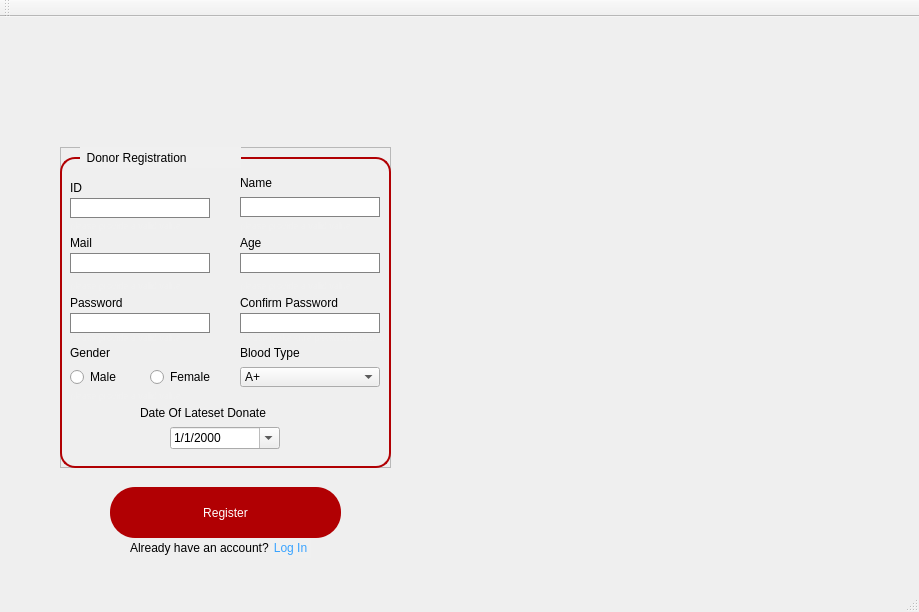
<?xml version="1.0" encoding="UTF-8"?>
<ui version="4.0">
 <class>DonorRegClass</class>
 <widget class="QMainWindow" name="DonorRegClass">
  <property name="geometry">
   <rect>
    <x>0</x>
    <y>0</y>
    <width>919</width>
    <height>612</height>
   </rect>
  </property>
  <property name="windowTitle">
   <string>Blood Bank Management System</string>
  </property>
  <property name="windowIcon">
   <iconset resource="RecipientReg.qrc">
    <normaloff>:/RecipientReg/toppng.com-blood-donation-png-picture-blood-donation-logo-3209x3905.png</normaloff>:/RecipientReg/toppng.com-blood-donation-png-picture-blood-donation-logo-3209x3905.png</iconset>
  </property>
  <property name="styleSheet">
   <string notr="true"/>
  </property>
  <widget class="QWidget" name="centralWidget">
   <widget class="QLabel" name="backimg">
    <property name="geometry">
     <rect>
      <x>0</x>
      <y>0</y>
      <width>921</width>
      <height>571</height>
     </rect>
    </property>
    <property name="styleSheet">
     <string notr="true">background-image:url(:/RecipientReg/bloodd.jpg);</string>
    </property>
    <property name="text">
     <string/>
    </property>
    <property name="pixmap">
     <pixmap resource="RecipientReg.qrc">:/RecipientReg/bloodd.jpg</pixmap>
    </property>
    <property name="scaledContents">
     <bool>true</bool>
    </property>
   </widget>
   <widget class="QFrame" name="frame_2">
    <property name="geometry">
     <rect>
      <x>60</x>
      <y>130</y>
      <width>331</width>
      <height>321</height>
     </rect>
    </property>
    <property name="font">
     <font>
      <underline>false</underline>
     </font>
    </property>
    <property name="styleSheet">
     <string notr="true"/>
    </property>
    <property name="frameShape">
     <enum>QFrame::StyledPanel</enum>
    </property>
    <property name="frameShadow">
     <enum>QFrame::Raised</enum>
    </property>
    <widget class="QLabel" name="label_2">
     <property name="geometry">
      <rect>
       <x>10</x>
       <y>30</y>
       <width>21</width>
       <height>21</height>
      </rect>
     </property>
     <property name="styleSheet">
      <string notr="true">font: 12pt &quot;Arial&quot;;</string>
     </property>
     <property name="text">
      <string>ID</string>
     </property>
    </widget>
    <widget class="QLineEdit" name="idTB">
     <property name="geometry">
      <rect>
       <x>10</x>
       <y>51</y>
       <width>140</width>
       <height>20</height>
      </rect>
     </property>
     <property name="font">
      <font>
       <underline>false</underline>
      </font>
     </property>
     <property name="styleSheet">
      <string notr="true">QLineEdit{
border:1px solid rgb(130, 130, 130) ;
border-radius:15px solid;
}

QLineEdit:focus{
border:1px solid rgb(175, 175, 175) ;
border-radius:15px solid;
border-bottom:2px solid rgb(157, 0, 3);
}
</string>
     </property>
     <property name="frame">
      <bool>true</bool>
     </property>
    </widget>
    <widget class="QLabel" name="label_3">
     <property name="geometry">
      <rect>
       <x>10</x>
       <y>80</y>
       <width>51</width>
       <height>31</height>
      </rect>
     </property>
     <property name="styleSheet">
      <string notr="true">font: 12pt &quot;Arial&quot;;</string>
     </property>
     <property name="text">
      <string>Mail</string>
     </property>
    </widget>
    <widget class="QLineEdit" name="mailTB">
     <property name="geometry">
      <rect>
       <x>10</x>
       <y>106</y>
       <width>140</width>
       <height>20</height>
      </rect>
     </property>
     <property name="styleSheet">
      <string notr="true">QLineEdit{
border:1px solid rgb(130, 130, 130) ;
border-radius:15px solid;
}

QLineEdit:focus{
border:1px solid rgb(175, 175, 175) ;
border-radius:15px solid;
border-bottom:2px solid rgb(157, 0, 3);
}
</string>
     </property>
    </widget>
    <widget class="QLabel" name="label_5">
     <property name="geometry">
      <rect>
       <x>10</x>
       <y>140</y>
       <width>101</width>
       <height>31</height>
      </rect>
     </property>
     <property name="styleSheet">
      <string notr="true">font: 12pt &quot;Arial&quot;;</string>
     </property>
     <property name="text">
      <string>Password</string>
     </property>
    </widget>
    <widget class="QLineEdit" name="passwordTB">
     <property name="geometry">
      <rect>
       <x>10</x>
       <y>166</y>
       <width>140</width>
       <height>20</height>
      </rect>
     </property>
     <property name="styleSheet">
      <string notr="true">QLineEdit{
border:1px solid rgb(130, 130, 130) ;
border-radius:15px solid;
}

QLineEdit:focus{
border:1px solid rgb(175, 175, 175) ;
border-radius:15px solid;
border-bottom:2px solid rgb(157, 0, 3);
}
</string>
     </property>
     <property name="echoMode">
      <enum>QLineEdit::Password</enum>
     </property>
    </widget>
    <widget class="QLabel" name="label_8">
     <property name="geometry">
      <rect>
       <x>10</x>
       <y>190</y>
       <width>81</width>
       <height>31</height>
      </rect>
     </property>
     <property name="styleSheet">
      <string notr="true">font: 12pt &quot;Arial&quot;;</string>
     </property>
     <property name="text">
      <string>Gender</string>
     </property>
    </widget>
    <widget class="QRadioButton" name="maleRB">
     <property name="geometry">
      <rect>
       <x>10</x>
       <y>220</y>
       <width>89</width>
       <height>20</height>
      </rect>
     </property>
     <property name="text">
      <string>Male</string>
     </property>
    </widget>
    <widget class="QRadioButton" name="femaleRB">
     <property name="geometry">
      <rect>
       <x>90</x>
       <y>220</y>
       <width>61</width>
       <height>20</height>
      </rect>
     </property>
     <property name="styleSheet">
      <string notr="true">border-color:red</string>
     </property>
     <property name="text">
      <string>Female</string>
     </property>
    </widget>
    <widget class="QLabel" name="label_4">
     <property name="geometry">
      <rect>
       <x>180</x>
       <y>20</y>
       <width>61</width>
       <height>31</height>
      </rect>
     </property>
     <property name="styleSheet">
      <string notr="true">font: 12pt &quot;Arial&quot;;</string>
     </property>
     <property name="text">
      <string>Name</string>
     </property>
    </widget>
    <widget class="QLabel" name="label_6">
     <property name="geometry">
      <rect>
       <x>180</x>
       <y>80</y>
       <width>51</width>
       <height>31</height>
      </rect>
     </property>
     <property name="styleSheet">
      <string notr="true">font: 12pt &quot;Arial&quot;;</string>
     </property>
     <property name="text">
      <string>Age</string>
     </property>
    </widget>
    <widget class="QLabel" name="label_7">
     <property name="geometry">
      <rect>
       <x>180</x>
       <y>140</y>
       <width>131</width>
       <height>31</height>
      </rect>
     </property>
     <property name="styleSheet">
      <string notr="true">font: 12pt &quot;Arial&quot;;</string>
     </property>
     <property name="text">
      <string>Confirm Password</string>
     </property>
    </widget>
    <widget class="QLabel" name="label_9">
     <property name="geometry">
      <rect>
       <x>180</x>
       <y>190</y>
       <width>121</width>
       <height>31</height>
      </rect>
     </property>
     <property name="styleSheet">
      <string notr="true">font: 12pt &quot;Arial&quot;;</string>
     </property>
     <property name="text">
      <string>Blood Type</string>
     </property>
    </widget>
    <widget class="QLabel" name="idalertmsg">
     <property name="geometry">
      <rect>
       <x>10</x>
       <y>70</y>
       <width>151</width>
       <height>16</height>
      </rect>
     </property>
     <property name="font">
      <font>
       <pointsize>7</pointsize>
       <underline>false</underline>
      </font>
     </property>
     <property name="styleSheet">
      <string notr="true">color:rgb(240, 240, 240);</string>
     </property>
     <property name="text">
      <string>please provide a valid value</string>
     </property>
    </widget>
    <widget class="QLabel" name="mailalertmsg">
     <property name="geometry">
      <rect>
       <x>10</x>
       <y>130</y>
       <width>151</width>
       <height>16</height>
      </rect>
     </property>
     <property name="font">
      <font>
       <pointsize>7</pointsize>
       <underline>false</underline>
      </font>
     </property>
     <property name="styleSheet">
      <string notr="true">color:rgb(240, 240, 240);</string>
     </property>
     <property name="text">
      <string>please provide a valid value</string>
     </property>
    </widget>
    <widget class="QLabel" name="passwordalertmsg">
     <property name="geometry">
      <rect>
       <x>10</x>
       <y>180</y>
       <width>151</width>
       <height>21</height>
      </rect>
     </property>
     <property name="font">
      <font>
       <pointsize>7</pointsize>
       <underline>false</underline>
      </font>
     </property>
     <property name="styleSheet">
      <string notr="true">color:rgb(240, 240, 240);</string>
     </property>
     <property name="text">
      <string>please provide a valid value</string>
     </property>
    </widget>
    <widget class="QLabel" name="genderalertmsg">
     <property name="geometry">
      <rect>
       <x>10</x>
       <y>240</y>
       <width>151</width>
       <height>16</height>
      </rect>
     </property>
     <property name="font">
      <font>
       <pointsize>7</pointsize>
       <underline>false</underline>
      </font>
     </property>
     <property name="styleSheet">
      <string notr="true">color:rgb(240, 240, 240);</string>
     </property>
     <property name="text">
      <string>please provide a valid value</string>
     </property>
    </widget>
    <widget class="QLineEdit" name="nameTB">
     <property name="geometry">
      <rect>
       <x>180</x>
       <y>50</y>
       <width>140</width>
       <height>20</height>
      </rect>
     </property>
     <property name="styleSheet">
      <string notr="true">QLineEdit{
border:1px solid rgb(130, 130, 130) ;
border-radius:15px solid;
}

QLineEdit:focus{
border:1px solid rgb(175, 175, 175) ;
border-radius:15px solid;
border-bottom:2px solid rgb(157, 0, 3);
}
</string>
     </property>
    </widget>
    <widget class="QLineEdit" name="ageTB">
     <property name="geometry">
      <rect>
       <x>180</x>
       <y>106</y>
       <width>140</width>
       <height>20</height>
      </rect>
     </property>
     <property name="styleSheet">
      <string notr="true">QLineEdit{
border:1px solid rgb(130, 130, 130) ;
border-radius:15px solid;
}

QLineEdit:focus{
border:1px solid rgb(175, 175, 175) ;
border-radius:15px solid;
border-bottom:2px solid rgb(157, 0, 3);
}
</string>
     </property>
    </widget>
    <widget class="QLabel" name="agealertmsg">
     <property name="geometry">
      <rect>
       <x>180</x>
       <y>130</y>
       <width>151</width>
       <height>16</height>
      </rect>
     </property>
     <property name="font">
      <font>
       <pointsize>7</pointsize>
       <underline>false</underline>
      </font>
     </property>
     <property name="styleSheet">
      <string notr="true">color:rgb(240, 240, 240);</string>
     </property>
     <property name="text">
      <string>please provide a valid value</string>
     </property>
    </widget>
    <widget class="QLineEdit" name="pw2TB">
     <property name="geometry">
      <rect>
       <x>180</x>
       <y>166</y>
       <width>140</width>
       <height>20</height>
      </rect>
     </property>
     <property name="styleSheet">
      <string notr="true">QLineEdit{
border:1px solid rgb(130, 130, 130) ;
border-radius:15px solid;
}

QLineEdit:focus{
border:1px solid rgb(175, 175, 175) ;
border-radius:15px solid;
border-bottom:2px solid rgb(157, 0, 3);
}
</string>
     </property>
     <property name="text">
      <string/>
     </property>
     <property name="echoMode">
      <enum>QLineEdit::Password</enum>
     </property>
    </widget>
    <widget class="QLabel" name="cpalertmsg">
     <property name="geometry">
      <rect>
       <x>180</x>
       <y>180</y>
       <width>141</width>
       <height>21</height>
      </rect>
     </property>
     <property name="font">
      <font>
       <pointsize>7</pointsize>
       <underline>false</underline>
      </font>
     </property>
     <property name="styleSheet">
      <string notr="true">color:rgb(240, 240, 240);</string>
     </property>
     <property name="text">
      <string>Please make sure passwords match</string>
     </property>
    </widget>
    <widget class="QComboBox" name="bloodTypeTB">
     <property name="geometry">
      <rect>
       <x>180</x>
       <y>220</y>
       <width>140</width>
       <height>20</height>
      </rect>
     </property>
     <property name="styleSheet">
      <string notr="true">QCompoPox{
border:1px solid rgb(130, 130, 130) ;
border-radius:15px solid;
}

CompoPox:focus{
border:1px solid rgb(175, 175, 175) ;
border-radius:15px solid;
border-bottom:2px solid rgb(157, 0, 3);
}
</string>
     </property>
     <item>
      <property name="text">
       <string>A+</string>
      </property>
     </item>
     <item>
      <property name="text">
       <string>A-</string>
      </property>
     </item>
     <item>
      <property name="text">
       <string>AB+</string>
      </property>
     </item>
     <item>
      <property name="text">
       <string>AB-</string>
      </property>
     </item>
     <item>
      <property name="text">
       <string>B+</string>
      </property>
     </item>
     <item>
      <property name="text">
       <string>B-</string>
      </property>
     </item>
     <item>
      <property name="text">
       <string>O+</string>
      </property>
     </item>
     <item>
      <property name="text">
       <string>O-</string>
      </property>
     </item>
    </widget>
    <widget class="QLabel" name="namealertmsg">
     <property name="geometry">
      <rect>
       <x>180</x>
       <y>70</y>
       <width>141</width>
       <height>16</height>
      </rect>
     </property>
     <property name="font">
      <font>
       <pointsize>7</pointsize>
       <underline>false</underline>
      </font>
     </property>
     <property name="styleSheet">
      <string notr="true">color:rgb(240, 240, 240);</string>
     </property>
     <property name="text">
      <string>please provide a valid value</string>
     </property>
    </widget>
    <widget class="QLabel" name="label_12">
     <property name="geometry">
      <rect>
       <x>0</x>
       <y>10</y>
       <width>331</width>
       <height>311</height>
      </rect>
     </property>
     <property name="styleSheet">
      <string notr="true">border:2px solid rgb(177, 0, 3);
border-radius:15px;
</string>
     </property>
     <property name="text">
      <string/>
     </property>
    </widget>
    <widget class="QLabel" name="date">
     <property name="geometry">
      <rect>
       <x>80</x>
       <y>250</y>
       <width>171</width>
       <height>31</height>
      </rect>
     </property>
     <property name="styleSheet">
      <string notr="true">font: 12pt &quot;Arial&quot;;</string>
     </property>
     <property name="text">
      <string>Date Of Lateset Donate</string>
     </property>
    </widget>
    <widget class="QDateEdit" name="dateolatest">
     <property name="geometry">
      <rect>
       <x>110</x>
       <y>280</y>
       <width>110</width>
       <height>22</height>
      </rect>
     </property>
     <property name="frame">
      <bool>true</bool>
     </property>
     <property name="maximumDate">
      <date>
       <year>9999</year>
       <month>10</month>
       <day>30</day>
      </date>
     </property>
     <property name="displayFormat">
      <string>d/M/yyyy</string>
     </property>
     <property name="calendarPopup">
      <bool>true</bool>
     </property>
     <property name="timeSpec">
      <enum>Qt::UTC</enum>
     </property>
    </widget>
    <zorder>label_12</zorder>
    <zorder>label_2</zorder>
    <zorder>idTB</zorder>
    <zorder>label_3</zorder>
    <zorder>mailTB</zorder>
    <zorder>label_5</zorder>
    <zorder>passwordTB</zorder>
    <zorder>label_8</zorder>
    <zorder>maleRB</zorder>
    <zorder>femaleRB</zorder>
    <zorder>label_4</zorder>
    <zorder>label_6</zorder>
    <zorder>label_7</zorder>
    <zorder>label_9</zorder>
    <zorder>idalertmsg</zorder>
    <zorder>mailalertmsg</zorder>
    <zorder>passwordalertmsg</zorder>
    <zorder>genderalertmsg</zorder>
    <zorder>nameTB</zorder>
    <zorder>ageTB</zorder>
    <zorder>agealertmsg</zorder>
    <zorder>pw2TB</zorder>
    <zorder>cpalertmsg</zorder>
    <zorder>bloodTypeTB</zorder>
    <zorder>namealertmsg</zorder>
    <zorder>date</zorder>
    <zorder>dateolatest</zorder>
   </widget>
   <widget class="QPushButton" name="pushButton">
    <property name="geometry">
     <rect>
      <x>110</x>
      <y>470</y>
      <width>231</width>
      <height>51</height>
     </rect>
    </property>
    <property name="cursor">
     <cursorShape>PointingHandCursor</cursorShape>
    </property>
    <property name="toolTip">
     <string>&lt;html&gt;&lt;head/&gt;&lt;body&gt;&lt;p align=&quot;center&quot;&gt;&lt;br/&gt;&lt;/p&gt;&lt;/body&gt;&lt;/html&gt;</string>
    </property>
    <property name="styleSheet">
     <string notr="true">background-color:rgb(177, 0, 3);
border-radius:25px;
color:white;
font: 700 10pt &quot;Arial&quot;;</string>
    </property>
    <property name="text">
     <string>Register</string>
    </property>
    <property name="checkable">
     <bool>false</bool>
    </property>
    <property name="autoDefault">
     <bool>false</bool>
    </property>
    <property name="default">
     <bool>false</bool>
    </property>
    <property name="flat">
     <bool>false</bool>
    </property>
   </widget>
   <widget class="QLabel" name="label">
    <property name="geometry">
     <rect>
      <x>80</x>
      <y>130</y>
      <width>161</width>
      <height>21</height>
     </rect>
    </property>
    <property name="styleSheet">
     <string notr="true">font: 700 12pt &quot;Arial&quot;;
background-color:rgb(240, 240, 240)</string>
    </property>
    <property name="text">
     <string>  Donor Registration</string>
    </property>
   </widget>
   <widget class="QLabel" name="label_13">
    <property name="geometry">
     <rect>
      <x>130</x>
      <y>520</y>
      <width>141</width>
      <height>21</height>
     </rect>
    </property>
    <property name="text">
     <string>Already have an account?</string>
    </property>
   </widget>
   <widget class="QPushButton" name="pushButton_2">
    <property name="geometry">
     <rect>
      <x>270</x>
      <y>521</y>
      <width>41</width>
      <height>20</height>
     </rect>
    </property>
    <property name="cursor">
     <cursorShape>PointingHandCursor</cursorShape>
    </property>
    <property name="styleSheet">
     <string notr="true">color:rgb(57, 163, 255);
background-color:rgb(240, 240, 240);
border-radius:25px;
font: 700 9pt &quot;Segoe UI&quot;;</string>
    </property>
    <property name="text">
     <string>Log In</string>
    </property>
    <property name="flat">
     <bool>true</bool>
    </property>
   </widget>
  </widget>
  <widget class="QMenuBar" name="menuBar">
   <property name="geometry">
    <rect>
     <x>0</x>
     <y>0</y>
     <width>919</width>
     <height>22</height>
    </rect>
   </property>
  </widget>
  <widget class="QToolBar" name="mainToolBar">
   <attribute name="toolBarArea">
    <enum>TopToolBarArea</enum>
   </attribute>
   <attribute name="toolBarBreak">
    <bool>false</bool>
   </attribute>
  </widget>
  <widget class="QStatusBar" name="statusBar"/>
 </widget>
 <layoutdefault spacing="6" margin="11"/>
 <resources>
  <include location="RecipientReg.qrc"/>
 </resources>
 <connections/>
</ui>
